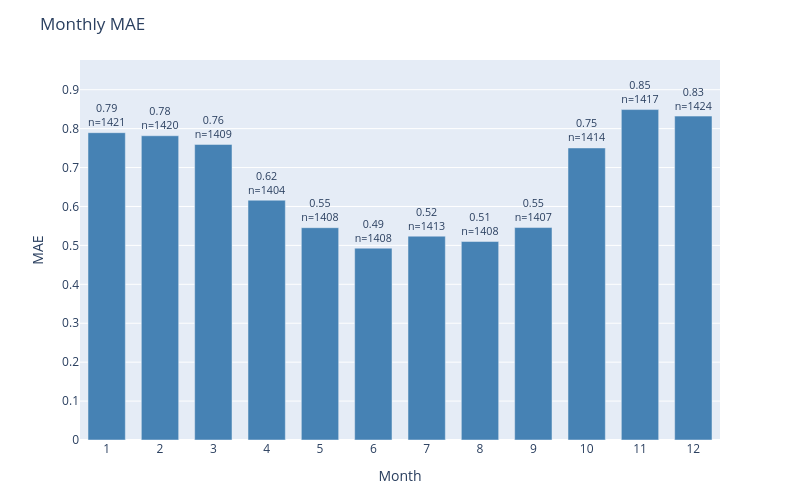

Source (notebook cell):
### Code cell
plot_error_by_group(
    df=results_test,
    y_true_col='actual',
    y_pred_col='prediction',
    date_col='dt_prediction',
    group_by='month',
    metric='mae',
    title='Monthly MAE'
)

### Figure 1 — Plotly figure (JSON) as saved in the notebook; plotly's stock layout.template omitted (floating-point values rounded to 4 significant figures)
{"data": [{"marker": {"color": "steelblue"}, "text": ["0.79<br>n=1421", "0.78<br>n=1420", "0.76<br>n=1409", "0.62<br>n=1404", "0.55<br>n=1408", "0.49<br>n=1408", "0.52<br>n=1413", "0.51<br>n=1408", "0.55<br>n=1407", "0.75<br>n=1414", "0.85<br>n=1417", "0.83<br>n=1424"], "textposition": "outside", "type": "bar", "x": ["1", "2", "3", "4", "5", "6", "7", "8", "9", "10", "11", "12"], "y": [0.7896, 0.7817, 0.7594, 0.6161, 0.5455, 0.4929, 0.5237, 0.5099, 0.5458, 0.7504, 0.849, 0.8322]}], "layout": {"bargap": 0.3, "height": 500, "margin": {"b": 60, "t": 60}, "title": {"text": "Monthly MAE"}, "uniformtext": {"minsize": 8, "mode": "hide"}, "width": 800, "xaxis": {"title": {"text": "Month"}}, "yaxis": {"range": [0, 0.9763], "title": {"text": "MAE"}}}}
